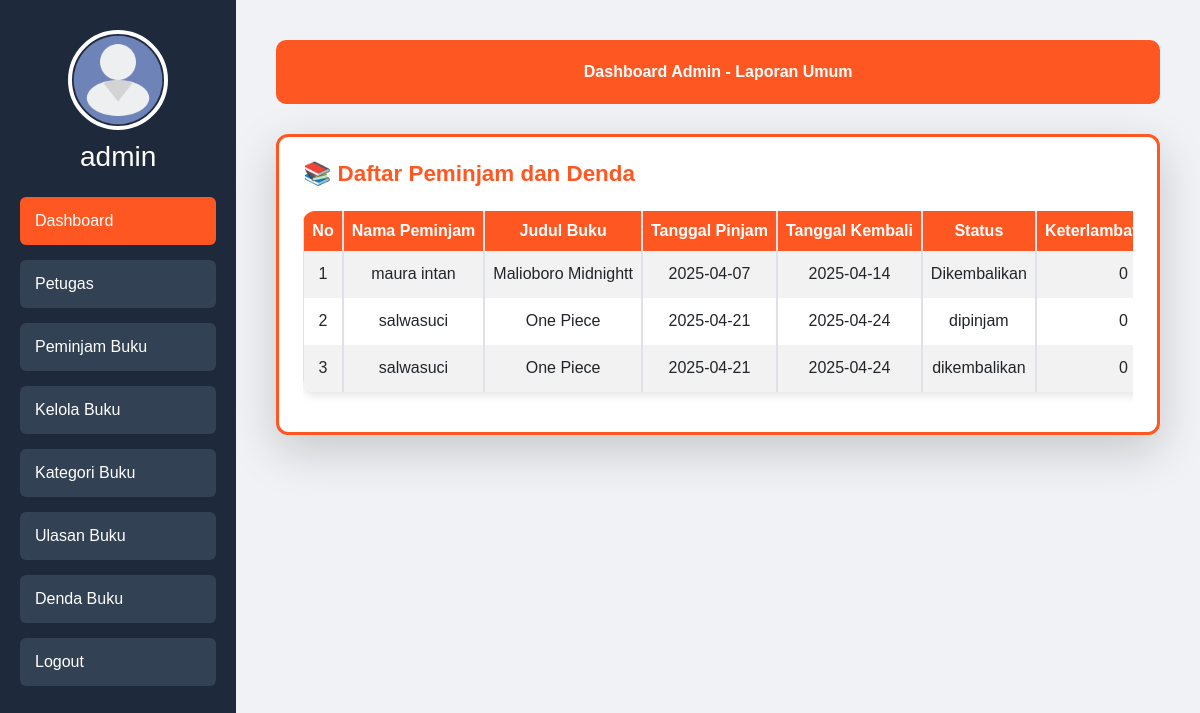
The page /modul/admin.php?page=minjam (signed in) on the database its author committed.
### tables this page shows
CREATE TABLE `peminjaman` (
  `PeminjamanID` int(11) NOT NULL,
  `UserID` int(11) DEFAULT NULL,
  `BukuID` int(11) DEFAULT NULL,
  `TanggalPeminjaman` date DEFAULT NULL,
  `TanggalPengembalian` date DEFAULT NULL,
  `StatusPeminjaman` varchar(50) DEFAULT NULL,
  `dendaID` int(11) DEFAULT NULL
);

CREATE TABLE `user` (
  `UserID` int(11) NOT NULL,
  `Username` varchar(255) DEFAULT NULL,
  `Password` varchar(255) DEFAULT NULL,
  `confirm_password` varchar(255) DEFAULT NULL,
  `Email` varchar(255) DEFAULT NULL,
  `NamaLengkap` varchar(255) DEFAULT NULL,
  `Alamat` text,
  `Role` enum('admin','petugas','peminjam') NOT NULL
);

CREATE TABLE `buku` (
  `BukuID` int(11) NOT NULL,
  `Judul` varchar(255) DEFAULT NULL,
  `gambar` varchar(100) NOT NULL,
  `Penulis` varchar(255) DEFAULT NULL,
  `Penerbit` varchar(255) DEFAULT NULL,
  `TahunTerbit` int(11) DEFAULT NULL
);

### modul/minjam2.php (the view, shortened to what this page needs)
<?php
$db = new Database();
$pdo = $db->conn;
$query = $pdo->query("
    SELECT
        p.PeminjamanID,
        u.NamaLengkap,
        b.Judul,
        p.TanggalPeminjaman,
        p.TanggalPengembalian,
        p.StatusPeminjaman
    FROM peminjaman p
    JOIN user u ON p.UserID = u.UserID
    JOIN buku b ON p.BukuID = b.BukuID
    ORDER BY p.PeminjamanID ASC
");
?>
<div class="col-12 mx-auto">
    <div class="card shadow-lg p-4 card-custom border-3"
         style="border-color: #FF5722; margin-top:10px; max-width: 900px; margin-left: auto; margin-right: auto;">
        <h4 class="text-orange">📚 Daftar Peminjam dan Denda</h4>
        <div class="table-responsive">
            <table class="table table-bordered table-striped align-middle">
                <thead>
                    <tr>
                        <th>No</th>
                        <th>Nama Peminjam</th>
                        <th>Judul Buku</th>
                        <th>Tanggal Pinjam</th>
                        <th>Tanggal Kembali</th>
                        <th>Status</th>
                        <th>Keterlambatan (Hari)</th>
                    </tr>
                </thead>
                <tbody>
                <?php
                $no = 1;
                while ($data = $query->fetch(PDO::FETCH_ASSOC)):
                    $status = $data['StatusPeminjaman'];
                    $telat = 0;
                ?>
                <tr class="text-center">
                    <td><?= $no++ ?></td>
                    <td><?= $data['NamaLengkap'] ?></td>
                    <td><?= $data['Judul'] ?></td>
                    <td><?= $data['TanggalPeminjaman'] ?></td>
                    <td><?= $data['TanggalPengembalian'] ?></td>
                    <td><?= $status ?></td>
                    <td><?= $telat ?></td>
                </tr>
                <?php endwhile; ?>
                </tbody>
            </table>
        </div>
    </div>
</div>

### modul/admin.php (style rules this page uses)
body { font-family: "Poppins", sans-serif; background: #f0f2f5; margin: 0; display: flex; height: 100vh; overflow: hidden; }
.card { background: #fff; padding: 25px; border-radius: 12px; box-shadow: 0 6px 12px rgba(0, 0, 0, 0.1); text-align: center; transition: transform 0.3s, box-shadow 0.3s; }

### modul/minjam2.php (style rules this page uses)
.text-orange { color: #FF5722; font-weight: 600; font-size: 1.4rem; padding-bottom: 5px; text-align: left; }
.table-responsive { overflow-y: auto; overflow-x: auto; margin-top: 10px; }
.table { font-size: 1rem; white-space: nowrap; width: 100%; border-collapse: separate; border-spacing: 0; border-radius: 12px; overflow: hidden; box-shadow: 0 4px 8px rgba(0, 0, 0, 0.1); }
.table thead th { background-color: #FF5722; color: #fff; text-align: center; }
.table td, .table th { padding: 8px; }

### rows shown on the page
peminjaman: UserID.NamaLengkap "maura intan", BukuID.Judul "Malioboro Midnightt", TanggalPeminjaman "2025-04-07", TanggalPengembalian "2025-04-14", StatusPeminjaman "Dikembalikan", telat "0"
peminjaman: UserID.NamaLengkap "salwasuci", BukuID.Judul "One Piece", TanggalPeminjaman "2025-04-21", TanggalPengembalian "2025-04-24", StatusPeminjaman "dipinjam", telat "0"
peminjaman: UserID.NamaLengkap "salwasuci", BukuID.Judul "One Piece", TanggalPeminjaman "2025-04-21", TanggalPengembalian "2025-04-24", StatusPeminjaman "dikembalikan", telat "0"

### other values the page prints
$_SESSION['username'] "admin"
